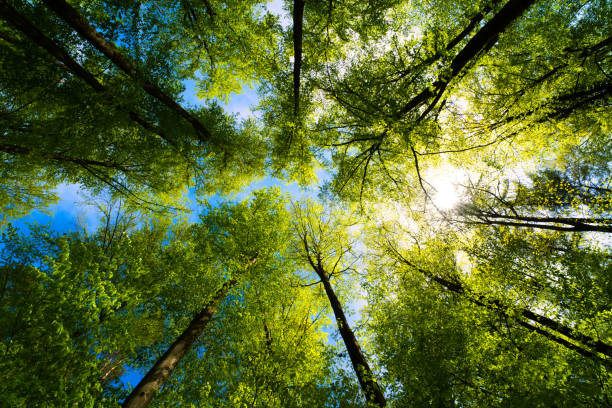
#> input picture Experiment-9/color_segmentation.jpg, 612 x 408 px, found by its file name
$ python color_segmentation.py
#> lines starting #> are read from the running program, lines starting #| are printed output that depends on the picture; after the words box and inside, x2 and y2 are one past the last pixel; in counts of white or black regions, pixels touching at a corner belong together
import cv2
import numpy as np
import matplotlib.pyplot as plt

# -------------------------------
# Read Image
# -------------------------------
img = cv2.imread('C:/Users/91986/Desktop/color_segmentation.jpg')
#> img is the input picture: shape (408, 612, 3); mean B, G, R 48.9, 106.1, 88.3

if img is None:
    print("Error: Image not found!")
    exit()

# Convert BGR to RGB (for display)
img_rgb = cv2.cvtColor(img, cv2.COLOR_BGR2RGB)

# -------------------------------
# Convert RGB to HSV
# -------------------------------
hsv = cv2.cvtColor(img, cv2.COLOR_BGR2HSV)
#> hsv: shape (408, 612, 3); mean H, S, V 45.9, 184.8, 110

# -------------------------------
# Define Color Range (Example: Blue color)
# You can change values depending on your image
# -------------------------------
lower_color = np.array([100, 100, 100])
upper_color = np.array([140, 255, 255])

# -------------------------------
# Create Mask
# -------------------------------
mask = cv2.inRange(hsv, lower_color, upper_color)
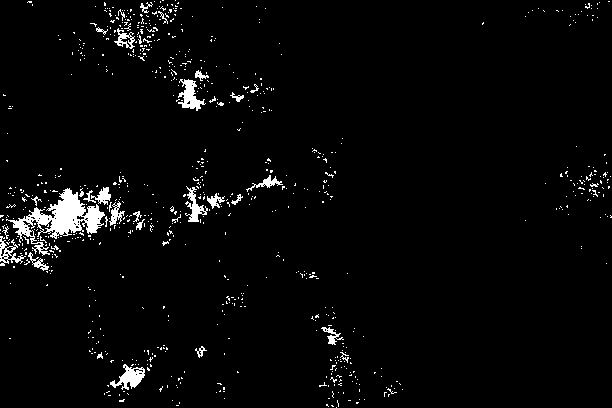
#> mask: shape (408, 612); 3% white; 779 white regions (748 under 20 px), largest, box (x1, y1, x2, y2) and area: (6, 188, 105, 256) 2183, (178, 79, 206, 111) 423, (110, 364, 145, 390) 420

# -------------------------------
# Apply Mask (Segmentation)
# -------------------------------
segmented = cv2.bitwise_and(img_rgb, img_rgb, mask=mask)
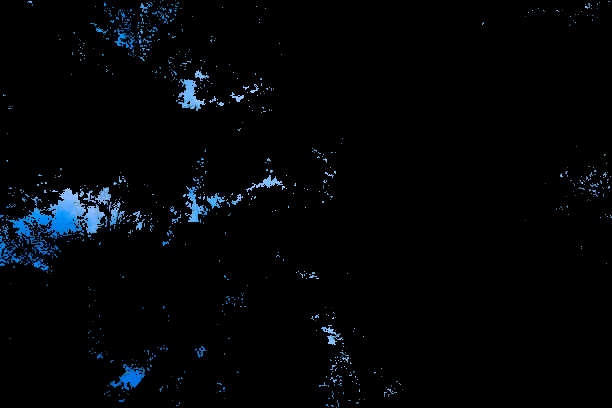
#> segmented: shape (408, 612, 3); mean R, G, B 2, 4.2, 6.3

# -------------------------------
# Display Results
# -------------------------------
plt.figure(figsize=(10,8))

plt.subplot(2,2,1)
plt.title("Original Image")
plt.imshow(img_rgb)
plt.axis('off')

plt.subplot(2,2,2)
plt.title("HSV Image")
plt.imshow(cv2.cvtColor(hsv, cv2.COLOR_HSV2RGB))
plt.axis('off')

plt.subplot(2,2,3)
plt.title("Mask")
plt.imshow(mask, cmap='gray')
plt.axis('off')

plt.subplot(2,2,4)
plt.title("Segmented Image")
plt.imshow(segmented)
plt.axis('off')

plt.tight_layout()
plt.show()
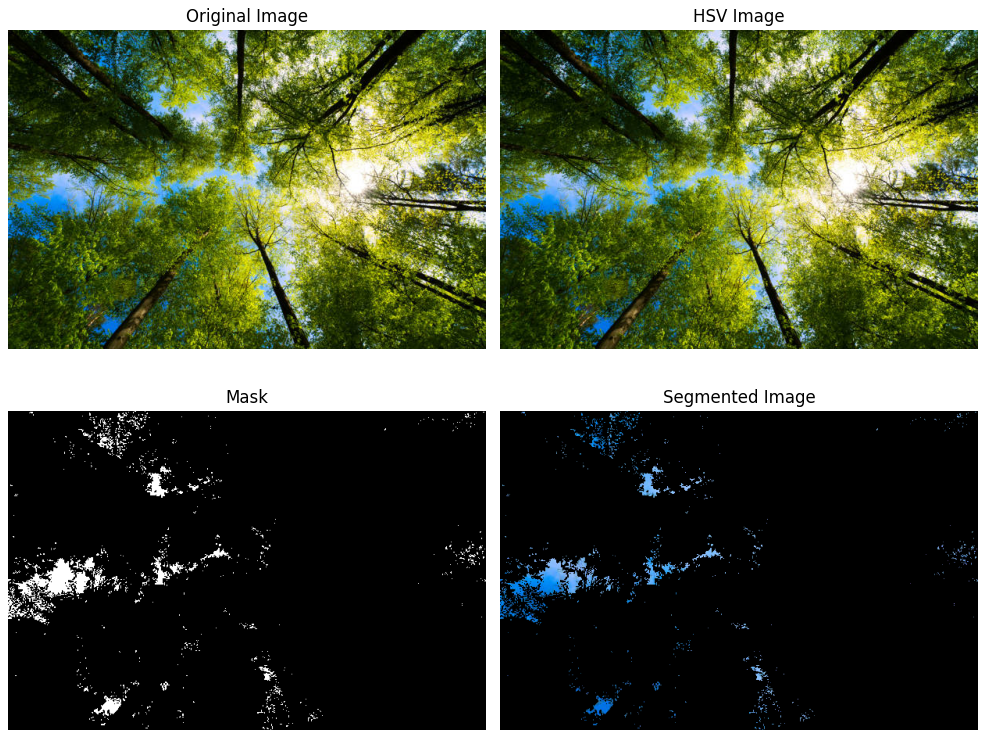
#> figure drawn by matplotlib, 4 panels
